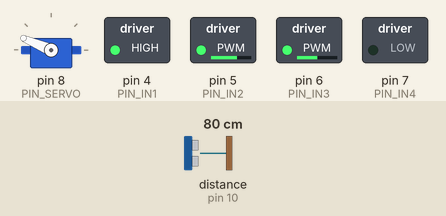
This sketch was run on a simulated Arduino Uno, built with avr-gcc and run on an emulated ATmega328P. On the bench: servo, switched loads named in the sketch (green lamp = pin HIGH). The inputs (shaded band) are chosen by the test bench; at power-on: distance to the obstacle (sensor on pin 10) 80 cm. The echo pulse lasts 58.3 µs per cm.

Above: at 2.7 s.
2.8 s: distance to the obstacle (sensor on pin 10) set to 27 cm
4.3 s: distance to the obstacle (sensor on pin 10) set to 22 cm
At 6.5 s:
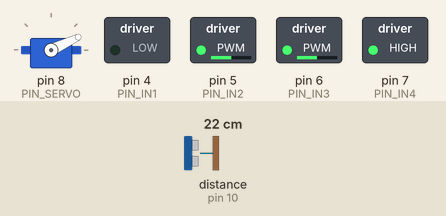
6.8 s: distance to the obstacle (sensor on pin 10) set to 7 cm
8.3 s: distance to the obstacle (sensor on pin 10) set to 4 cm
At 9.2 s:
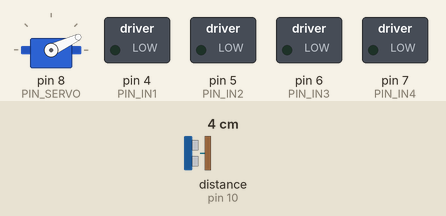
9.8 s: distance to the obstacle (sensor on pin 10) set to 35 cm
At 10.28 s:
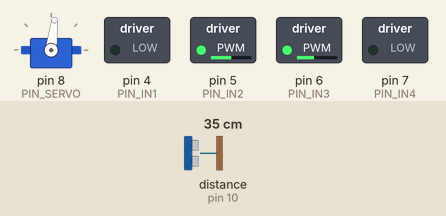
12.3 s: distance to the obstacle (sensor on pin 10) set to 2 cm
At 12.9 s:
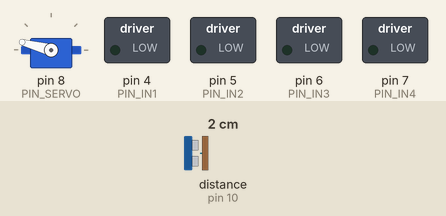
Timing chart, 0 to 14.8 s (numbered marks = the images above; inputs shaded):
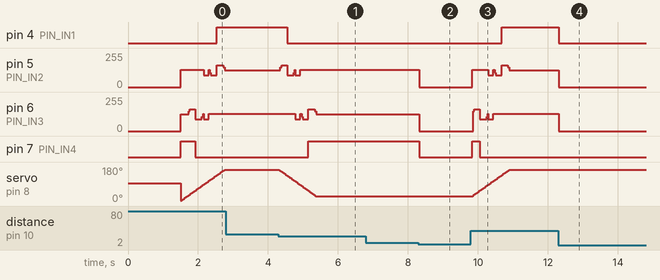

The sketch:

Ver4_CarFollow.ino
```cpp
/* ------------------------------------------------------------------------- */
/*                                 DEFINE PIN                                */
/* ------------------------------------------------------------------------- */

/**
 * Pin kết nối động cơ RC Servo
 *
 * Servo : Arduino
 * SIG   - D8
 * VCC   - 5V
 * GND   - GND
 */
#define PIN_SERVO 8 //! D8

/* ------------------------------------------------------------------------- */

/**
 * Pin kết nối cảm biến Siêu âm HY-SRF05
 *
 * HY-SRF05 : Arduino
 * VCC    - 5V
 * TRIG   - D9
 * ECHO   - D10
 * OUT    - none
 * GND    - GND
 */
#define PIN_TRIG 9  //! D9
#define PIN_ECHO 10 //! D10

/* ------------------------------------------------------------------------- */

/**
 * Pin kết nối Driver L298
 *
 * Phần cấp nguồn cho Driver
 * +12V - ... có thể cấp nguồn trong khoảng 9V~6V
 * GND  - GND
 *
 * Dùng Jumper kết nối (mặc định)
 * ENA  - 5V
 * ENB  - 5V
 *
 * L298 : Arduino
 * IN1  : D4
 * IN2  : D5 (~)
 * IN3  : D6 (~)
 * IN4  : D7
 */
#define PIN_IN1 4 //! D4
#define PIN_IN2 5 //! D5 (~)
#define PIN_IN3 6 //! D6 (~)
#define PIN_IN4 7 //! D7

/* ------------------------------------------------------------------------- */
/*                           DEFINE CONFIG (DRIVER)                          */
/* ------------------------------------------------------------------------- */

// Tốc độ motor, đơn vị PWM (0-255)
#define PER_100 255
#define PER_95 243
#define PER_90 230
#define PER_85 218
#define PER_80 205
#define PER_75 192
#define PER_70 179
#define PER_65 166
#define PER_60 154
#define PER_55 141
#define PER_50 128
#define PER_45 115
#define PER_40 102
#define PER_35 90
#define PER_30 77
#define PER_25 64
#define PER_20 51
#define PER_15 38
#define PER_10 26
#define PER_5 13
#define PER_0 0

/**
 * Đặt ngưỡng giới hạn trên và dưới cho tốc độ
 */
#define MAX PER_50 //!
#define MIN PER_35 //!

/* ------------------------------------------------------------------------- */
/*                           DEFINE CONFIG (ULTRA)                           */
/* ------------------------------------------------------------------------- */

/**
 * Đặt khoảng vùng đo cho cảm biến Siêu âm
 * Khoảng xa nhất và khoảng ngắn nhất
 * Đơn vị (cm)
 */
#define MAX_DISTANCE 30 //!
#define MIN_DISTANCE 3  //!

/**
 * Đặt khoảng cách hoạt động cho cảm biến Siêu âm
 * Khoảng cách "nguy hiểm" để xe dừng lại
 * Và khoảng "vượt quá" để xe đi dò tìm
 * Đơn vị (cm)
 */
#define DANGER_DISTANCE 5 //!
#define OVER_DISTANCE 25  //!

/**
 * Khoảng thời gian chờ giữa mỗi lần đo cảm biến Siêu âm
 * Đơn vị (ms)
 *
 * Wait 50ms between pings (about 20 pings/sec)
 * 29ms should be the shortest delay between pings
 */
#define WAIT_ULTRA 35 //!

/* ------------------------------------------------------------------------- */
/*                           DEFINE CONFIG (SERVO)                           */
/* ------------------------------------------------------------------------- */

/**
 * Khoảng thời gian chờ giữa mỗi lần Servo di chuyển góc lớn
 * Và khoảng thời gian chờ giữa mỗi lần Servo di chuyển bước nhỏ
 * Đơn vị (ms)
 */
#define WAIT_SERVO 1500   //!
#define WAIT_SERVO_STEP 7 //!

/**
 * Độ lớn góc cho mỗi bước di chuyển của Servo
 * Đơn vị độ (º)
 */
#define ANGLE_STEP 1 //!

/**
 * Góc quay của Servo, để chỉnh hướng quét của Siêu âm
 * Đơn vị độ (º) từ 0º đến 180º
 */
#define SCAN_LEFT_END 165   //! (+70)
#define SCAN_LEFT_BEGIN 105 //! (+10)
#define SCAN_CENTER 95      //!
#define SCAN_RIGHT_BEGIN 85 //! (-10)
#define SCAN_RIGHT_END 25   //! (-70)

/* ------------------------------------------------------------------------- */
/*                                  LIBRARY                                  */
/* ------------------------------------------------------------------------- */

#include <Servo.h>
#include <NewPing.h>

/* ------------------------------------------------------------------------- */
/*                                   OBJECT                                  */
/* ------------------------------------------------------------------------- */

// Khởi tạo cảm biến Siêu âm
NewPing sonar(PIN_TRIG, PIN_ECHO, MAX_DISTANCE);

// Khởi tạo động cơ Servo
Servo servo_motor;

/* ------------------------------------------------------------------------- */
/*                                  VARIABLE                                 */
/* ------------------------------------------------------------------------- */

/**
 * Lưu giá trị khoảng cách, đơn vị (cm)
 */
int distance = 0;

/**
 * Cập nhập thời điểm đọc giá trị cảm biến Siêu âm
 * Đơn vị (ms)
 */
unsigned long timeUpdate;

/**
 * Lưu góc quay hiện tại của Servo, đơn vị (º)
 */
int angle;

/**
 * Tính toán tốc độ riêng cho mỗi bánh xe
 * Bánh xe bên trái và bánh xe bên phải
 * Đơn vị (PWM)
 */
int wheelLeft;
int wheelRight;

/* ------------------------------------------------------------------------- */
/*                                  FUNCTION                                 */
/* ------------------------------------------------------------------------- */

// Điều khiển Motor bên Phải quay tới
void motorRight_RotateForward(int PWM)
{
  digitalWrite(PIN_IN4, LOW);
  analogWrite(PIN_IN3, PWM);
}

// Điều khiển Motor bên Trái quay tới
void motorLeft_RotateForward(int PWM)
{
  analogWrite(PIN_IN2, PWM);
  digitalWrite(PIN_IN1, LOW);
}

// Điều khiển Motor bên Phải quay lùi
void motorRight_RotateReverse(int PWM)
{
  digitalWrite(PIN_IN4, HIGH);
  analogWrite(PIN_IN3, 255 - PWM);
}

// Điều khiển Motor bên Trái quay lùi
void motorLeft_RotateReverse(int PWM)
{
  analogWrite(PIN_IN2, 255 - PWM);
  digitalWrite(PIN_IN1, HIGH);
}

// Điều khiển Motor bên Phải dừng lại
void motorRight_Stop()
{
  digitalWrite(PIN_IN3, LOW);
  digitalWrite(PIN_IN4, LOW);
}

// Điều khiển Motor bên Trái dừng lại
void motorLeft_Stop()
{
  digitalWrite(PIN_IN1, LOW);
  digitalWrite(PIN_IN2, LOW);
}

/* ------------------------------------------------------------------------- */
/* ------------------------------------------------------------------------- */
/* ------------------------------------------------------------------------- */

/* ------------------- Điều khiển xe di chuyển tùy chỉnh ------------------- */

/**
 * Giá trị tốc độ dương (+), bánh xe quay hướng đi tới
 * Giá trị tốc độ âm (-), bánh xe quay hướng đi lùi
 */
void go_custom(int speedLeft, int speedRight)
{
  // Xử lý motor bên Phải
  if (speedRight >= 0)
    motorRight_RotateForward(speedRight);
  else
    motorRight_RotateReverse(-speedRight);

  // Xử lý motor bên Trái
  if (speedLeft >= 0)
    motorLeft_RotateForward(speedLeft);
  else
    motorLeft_RotateReverse(-speedLeft);
}

/* ------------------------- Điều khiển xe dừng lại ------------------------ */
void stop()
{
  motorRight_Stop();
  motorLeft_Stop();
}

/* ------------------------------------------------------------------------- */
/* ------------------------------------------------------------------------- */
/* ------------------------------------------------------------------------- */

int readPing()
{
  int cm = sonar.ping_cm();
  if (cm == 0)
  {
    return MAX_DISTANCE;
  }
  else
  {
    return constrain(cm, MIN_DISTANCE, MAX_DISTANCE);
  }
}

/* ------------------------------------------------------------------------- */
/* ------------------------------------------------------------------------- */
/* ------------------------------------------------------------------------- */

void motor_control()
{
  /* ------------------- Step 1: Đọc giá trị khoảng cách ------------------- */
  if (millis() - timeUpdate >= WAIT_ULTRA)
  {
    timeUpdate = millis();
    distance = readPing();
  }

  if (distance <= DANGER_DISTANCE)
  {
    // Dừng lại, gần chạm rồi
    stop();
  }
  else
  {
    /* -------------------- Step 2: Điều khiển góc quét -------------------- */
    if (distance >= OVER_DISTANCE)
    {
      /**
       * Ko tìm thấy đối tượng, phải đi dò tìm
       * Cho máy quét hướng về bên trái, đồng thời di chuyển xe về bên trái
       */
      angle += ANGLE_STEP;
      if (angle >= SCAN_LEFT_END)
        angle = SCAN_LEFT_END;
    }
    else
    {
      /**
       * Phát hiện thấy đối tượng, phải bám theo
       * Cho máy quét hướng về bên phải, đồng thời di chuyển xe về bên phải
       */
      angle -= ANGLE_STEP;
      if (angle <= SCAN_RIGHT_END)
        angle = SCAN_RIGHT_END;
    }
    servo_motor.write(angle);
    delay(WAIT_SERVO_STEP);

    /* ------------- Step 3: Di chuyển xe theo giá trị góc quay ------------ */
    if (angle >= SCAN_LEFT_BEGIN)
    {
      // Cho xe rẽ dần sang trái
      wheelRight = MAX;
      //
      wheelLeft = map(angle, SCAN_LEFT_BEGIN, SCAN_LEFT_END, MAX, -MAX);
      if (wheelLeft >= 0)
        wheelLeft = constrain(wheelLeft, MIN, MAX);
      else
        wheelLeft = constrain(wheelLeft, -MAX, -MIN);
    }
    else if (angle <= SCAN_RIGHT_BEGIN)
    {
      // Cho xe rẽ dần sang phải
      wheelLeft = MAX;
      //
      wheelRight = map(angle, SCAN_RIGHT_BEGIN, SCAN_RIGHT_END, MAX, -MAX);
      if (wheelRight >= 0)
        wheelRight = constrain(wheelRight, MIN, MAX);
      else
        wheelRight = constrain(wheelRight, -MAX, -MIN);
    }
    else
    {
      // Cho xe đi thẳng
      wheelLeft = MIN;
      wheelRight = MIN;
    }
    go_custom(wheelLeft, wheelRight);
  }
}

/* ------------------------------------------------------------------------- */
/*                                RUN ONE TIME                               */
/* ------------------------------------------------------------------------- */

void setup()
{
  // Thiết đặt chân cho Servo
  servo_motor.attach(PIN_SERVO);

  // Thiết đặt các chân điều khiển Driver
  pinMode(PIN_IN1, OUTPUT);
  pinMode(PIN_IN2, OUTPUT);
  pinMode(PIN_IN3, OUTPUT);
  pinMode(PIN_IN4, OUTPUT);

  /**
   * Điều khiển Servo quay Siêu âm ngay hướng giữa
   */
  servo_motor.write(SCAN_CENTER);
  delay(WAIT_SERVO);
}

/* ------------------------------------------------------------------------- */
/*                                    MAIN                                   */
/* ------------------------------------------------------------------------- */

void loop()
{
  /**
   * Trình tự các bước điều khiển xe:
   * |
   * Bước 1: Kiểm tra khoảng cách hiện tại
   * Bước 2: Điều khiển góc quay để quét
   * Bước 3: Điều khiển xe đi theo hướng quét
   */
  motor_control();
}
```

Measured:
- the behaviour switches between 25 and 24 cm on distance to the obstacle (sensor on pin 10) (found by bisection; images 0 and 1)
- the behaviour switches between 6 and 5 cm on distance to the obstacle (sensor on pin 10) (found by bisection; images 1 and 2)
- after the input at 2.8 s, every drawn part: stays the same
- after the input at 4.3 s, pin 4 (PIN_IN1): HIGH → LOW after 0.24 s; pin 5 (PIN_IN2): 127/255 → 165/255 after 0.06 s, → 90/255 0.19 s later, → 128/255 0.38 s later
- after the input at 6.8 s, every drawn part: stays the same
- after the input at 8.3 s, pin 5 (PIN_IN2): 128/255 → 0/255 at once; pin 6 (PIN_IN3): 127/255 → 0/255 at once; pin 7 (PIN_IN4): HIGH → LOW at once
- after the input at 9.8 s, pin 4 (PIN_IN1): LOW → HIGH after 0.87 s; pin 5 (PIN_IN2): 0/255 → 128/255 at once, → 90/255 0.46 s later, → 165/255 0.38 s later, → 127/255 0.18 s later
- after the input at 12.3 s, pin 4 (PIN_IN1): HIGH → LOW at once; pin 5 (PIN_IN2): 127/255 → 0/255 at once; pin 6 (PIN_IN3): 128/255 → 0/255 at once
